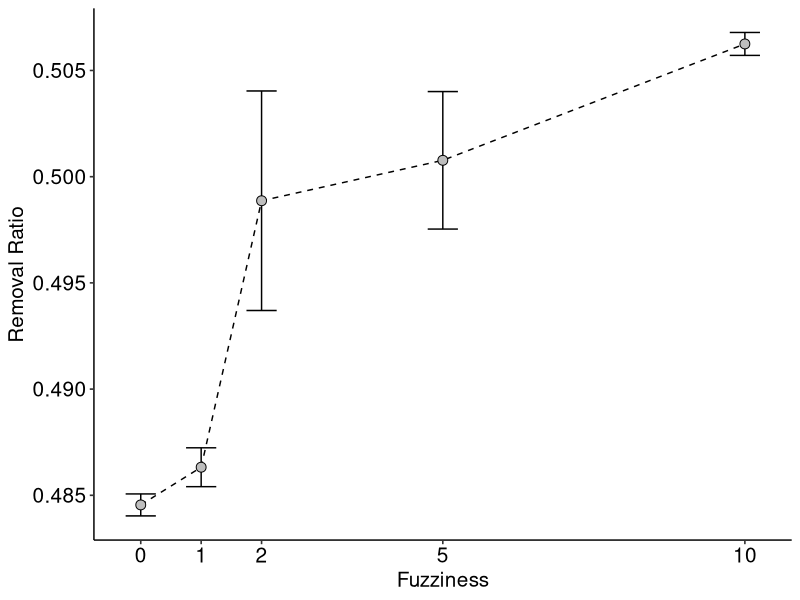
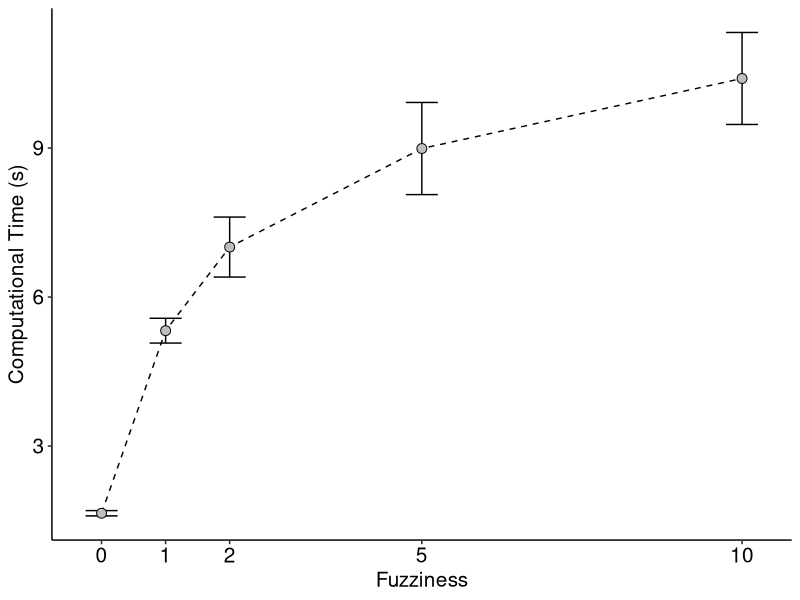
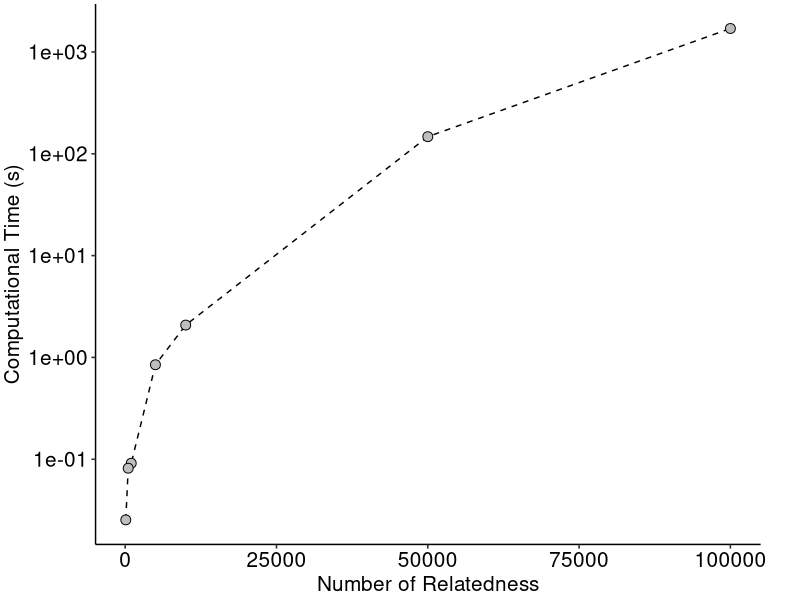
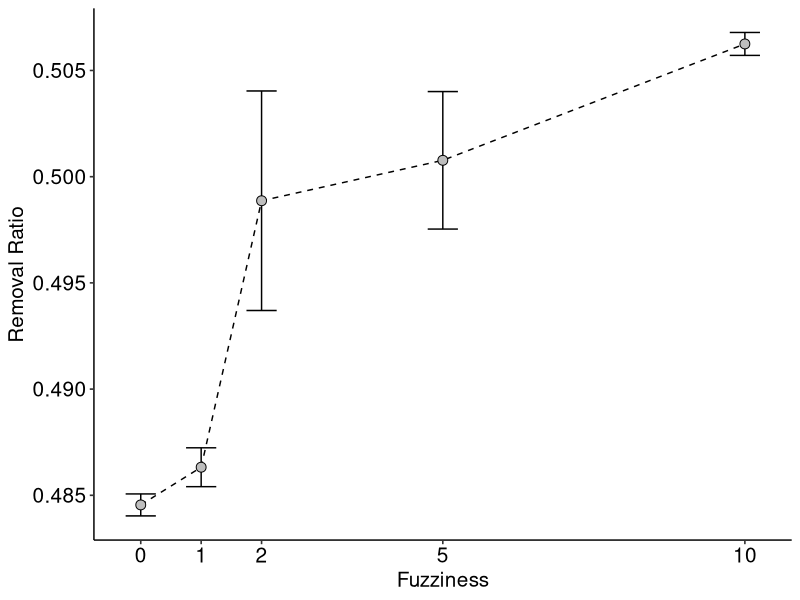
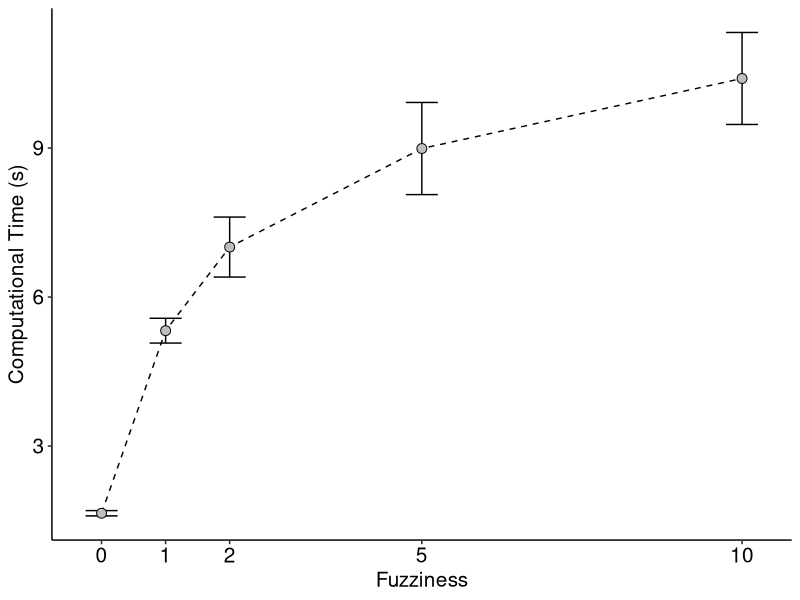
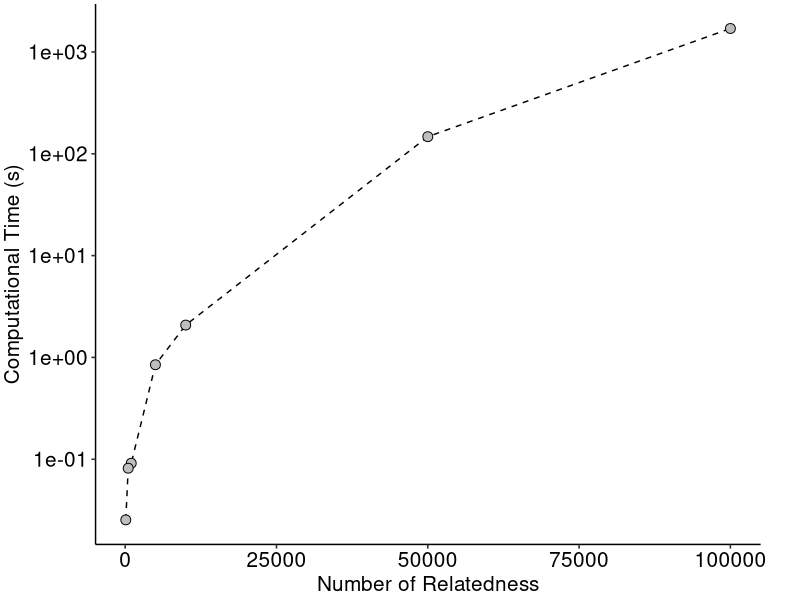

Recreate these plots in R, in order.
library(dplyr)
library(readxl)
library(ggplot2)
library(ggpubr)
library(writexl)

fuzziness = read_xlsx("fuzziness_result_summary.xlsx")
phenotype = read_xlsx("phenotype_result_summary.xlsx")
relationship = read_xlsx("relationship_result_summary.xlsx")

fuzziness = filter(fuzziness, phenotypic_naive == FALSE)
fuzziness$fuzziness = as.numeric(fuzziness$fuzziness)

df = fuzziness %>%
  mutate(ratio = n_remove / total_n) %>%
  group_by(fuzziness) %>%
  summarize(average_ratio = mean(ratio),
            sd = sd(ratio), 
            n = n()) %>%
  mutate(sem = sd / sqrt(n)) 

plt1 = ggplot(df, aes(x = fuzziness, y = average_ratio)) +
  scale_x_continuous(breaks = c(0, 1, 2, 5, 10)) + 
  geom_line(linetype = "dashed") +
  geom_errorbar(aes(ymin = average_ratio - sem, ymax = average_ratio + sem), width = 0.5) +
  geom_point(size = 3, color = "black", fill = "gray", shape = 21) +
  labs(x = "Fuzziness",
       y = "Removal Ratio") + 
  theme_pubr() + 
  theme(text = element_text(size = 15)); plt1

df = fuzziness %>%
  group_by(fuzziness) %>%
  summarize(average_time = mean(comp_time),
            sd = sd(comp_time), 
            n = n()) %>%
  mutate(sem = sd / sqrt(n)) 

plt2 = ggplot(data = df, aes(x = fuzziness, y = average_time)) + 
  scale_x_continuous(breaks = c(0, 1, 2, 5, 10)) + 
  geom_line(linetype = "dashed") +
  geom_errorbar(aes(ymin = average_time - sem, ymax = average_time + sem), width = 0.5) +
  geom_point(size = 3, color = "black", fill = "gray", shape = 21) +
  labs(x = "Fuzziness",
       y = "Computational Time (s)") + 
  theme_pubr() + 
  theme(text = element_text(size = 15)); plt2

# ggplot(data = fuzziness, aes(x = fuzziness)) + 
#   geom_point(aes(y = n_remove/total_n))


df = relationship %>%
  filter(!phenotypic_naive) %>%
  group_by(relationship) %>%
  summarize(average_time = mean(comp_time),
            sd = sd(comp_time), 
            n = n()) %>%
  mutate(sem = sd / sqrt(n)) %>%
  mutate(relationship = as.numeric(relationship))

plt3 = ggplot(data = df, aes(x = relationship, y = average_time)) + 
  geom_line(linetype = "dashed") + 
  # geom_errorbar(aes(ymin = average_time - sem, ymax = average_time + sem), width = 0.5) +
  scale_y_log10() +
  geom_point(size = 3, color = "black", fill = "gray", shape = 21) +
  labs(x = "Number of Relatedness",
       y = "Computational Time (s)") + 
  theme_pubr() + 
  theme(text = element_text(size = 15),
        plot.margin = margin(0.1,1,0.1,0.1, "cm")); plt3

df = relationship %>%
  filter(phenotypic_naive) %>%
  group_by(relationship) %>%
  summarize(average_ratio = mean(disease_percent_unrelated),
            sd = sd(disease_percent_unrelated), 
            n = n()) %>%
  mutate(sem = sd / sqrt(n)) %>%
  mutate(relationship = as.numeric(relationship)) %>%
  arrange(relationship)

df_naive = relationship %>%
  filter(!phenotypic_naive) %>%
  group_by(relationship) %>%
  summarize(average_ratio = mean(disease_percent_unrelated),
            sd = sd(disease_percent_unrelated), 
            n = n()) %>%
  mutate(sem = sd / sqrt(n)) %>%
  mutate(relationship = as.numeric(relationship)) %>%
  arrange(relationship)

# write_xlsx(df, path = "non_naive.xlsx")
# write_xlsx(df_naive, path = "naive.xlsx")

ggsave(filename = "ratio_to_fuzziness.png", device = "png", plot = plt1, dpi = 1200,
       width = 5, height = 4.5)

ggsave(filename = "time_to_fuzziness.png", device = "png", plot = plt2, dpi = 1200,
       width = 5, height = 4.5)

ggsave(filename = "ralationship_to_time.png", device = "png", plot = plt3, dpi = 1200,
       width = 5, height = 4.5)




  